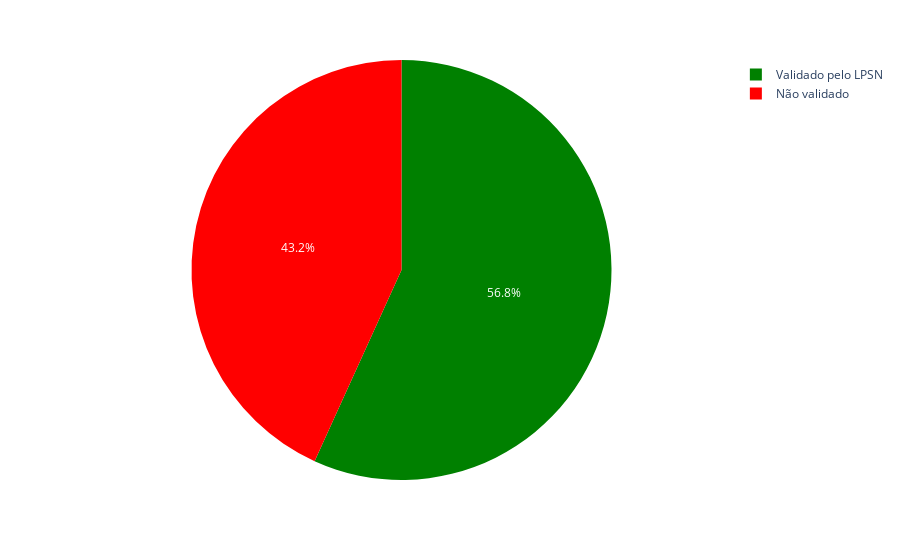

Here is the notebook cell this chart was saved with:
### Markdown cell above
### Validação do LPSN

### Code cell
# Criar DataFrame de validados
df_lpsn = df[df['LPSN species validation'] != 'No']

# Contagem de genomas validados e não validados
lpsn_counts = pd.DataFrame({
    'Status': ['Validado pelo LPSN', 'Não validado'],
    'Quantidade': [len(df_lpsn), len(df) - len(df_lpsn)]
})

# Gráfico de pizza
fig = px.pie(
    lpsn_counts,
    names='Status',
    values='Quantidade',
    color='Status',
    color_discrete_map={
        'Validado pelo LPSN': 'green',   # verde para validados
        'Não validado': 'red'            # vermelho para não validados
    },
    # title='Proporção de genomas validados pelo LPSN',
    hole=0.0  # para pizza normal; use 0.3 se quiser estilo donut
)

# Salvar como imagem
fig.write_image(f"{PATH_GRAPHS}//lpsn_validation_pie.png", scale=2, width=400, height=300)

fig.show()

### Figure 1 — Plotly figure (JSON) as saved in the notebook; plotly's stock layout.template omitted (floating-point values rounded to 4 significant figures)
{"data": [{"customdata": [["Validado pelo LPSN"], ["Não validado"]], "domain": {"x": [0, 1], "y": [0, 1]}, "hole": 0, "hovertemplate": "Status=%{customdata[0]}<br>Quantidade=%{value}<extra></extra>", "labels": ["Validado pelo LPSN", "Não validado"], "legendgroup": "", "marker": {"colors": ["green", "red"]}, "name": "", "showlegend": true, "type": "pie", "values": [92, 70]}], "layout": {"legend": {"tracegroupgap": 0}, "margin": {"t": 60}}}
